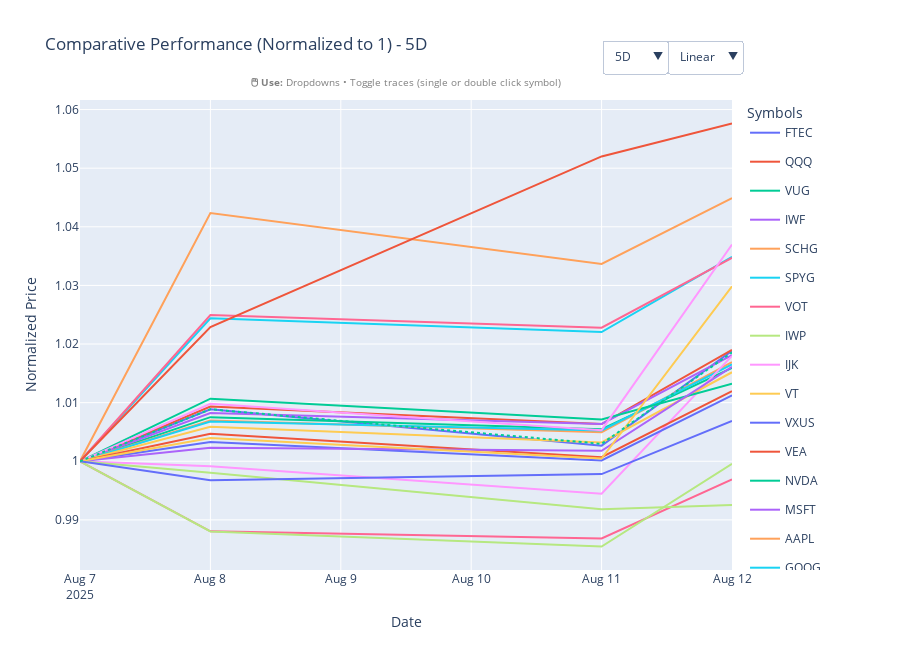

Write notebook code for a chart like this one.
### Code cell
plotting_utils.plot_comparative_performance(df, etf_list + top10_mktcap_list, benchmark='VGT')
